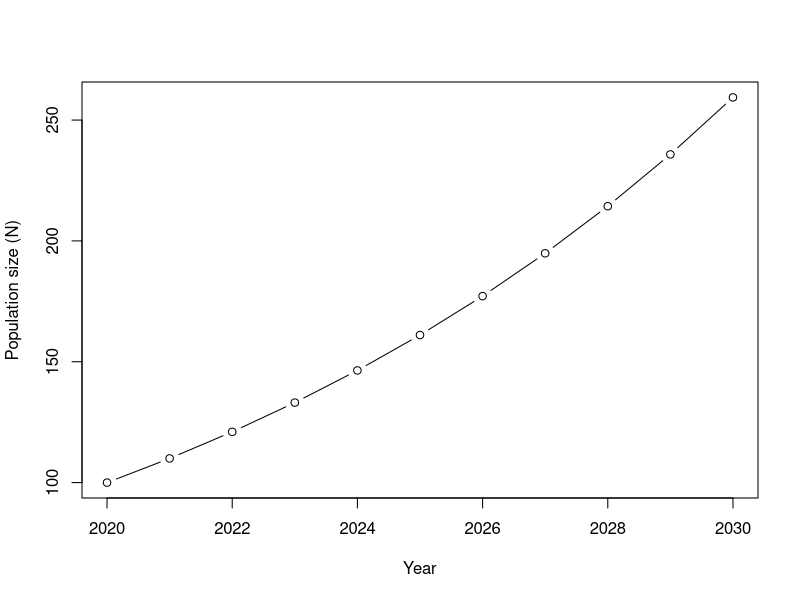
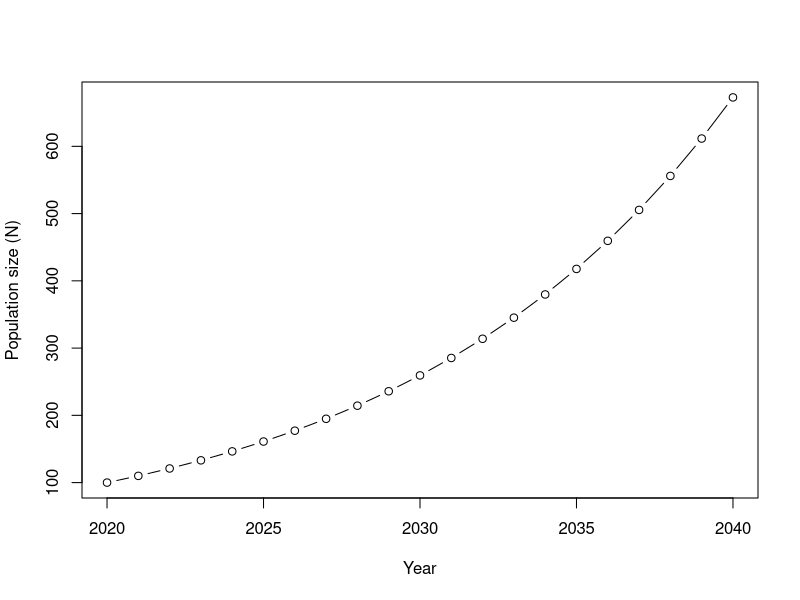

Generate these figures, in order, with R:
## ---- chunk 1
knitr::opts_chunk$set(echo = TRUE)
## ---- chunk 2
yr <- seq(2020,2030)
N <- 100
lambda <- 1.1
N.t <- c(100, rep(NA,10))
for(i in 2:length(N.t)){
  N.t[i] <- N.t[i-1]*lambda
}
length(N.t)
length(yr)
plot(N.t ~ yr, type = "b", xlab = "Year", ylab = "Population size (N)")
## ---- chunk 3
yr <- seq(2020,2040)
N <- 100
lambda <- 1.1
N.t <- c(100, rep(NA,20))
for(i in 2:length(N.t)){
  N.t[i] <- N.t[i-1]*lambda
}
length(N.t)
length(yr)
plot(N.t ~ yr, type = "b", xlab = "Year", ylab = "Population size (N)")
